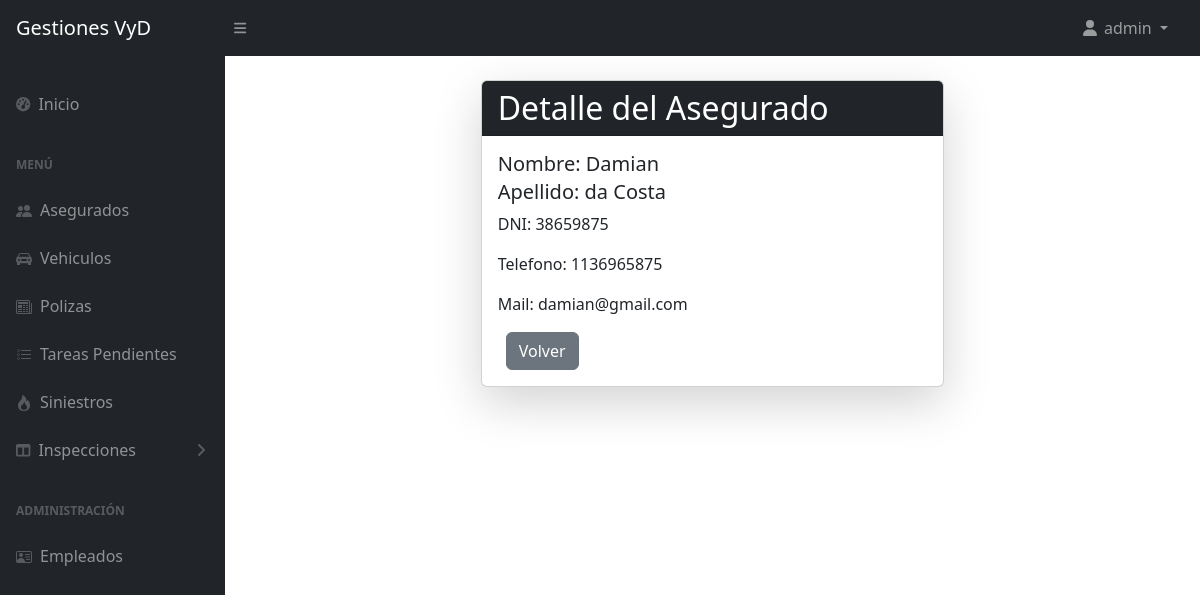
/detalleAsegurado/3/ (signed in), run on the app's committed database.
### appseguros/models.py (models this page shows, shortened)
class Asegurado(models.Model):
    nombre = models.CharField(max_length=30)
    apellido = models.CharField(max_length=30)
    dni = models.IntegerField()
    telefono = models.CharField(max_length=18, blank=True, null=True)
    mail = models.EmailField(blank=True, null=True)

### appseguros/views.py (the view)
# urls.py: path('detalleAsegurado/<pk>/', AseguradoDetailView.as_view(), name="detalleAsegurado"),
class AseguradoDetailView(LoginRequiredMixin,DetailView):
    model = Asegurado
    template_name = 'appseguros/asegurado/detalleAsegurado.html'

### appseguros/templates/appseguros/asegurado/detalleAsegurado.html (shortened to what this page needs)
{% extends 'appseguros/base.html' %}
{% load static %}
{% block contenidoQueCambia %}
<div class="container mt-4">
    <div class="row justify-content-center">
        <div class="col-md-6">
            <div class="card shadow-lg mb-5">
                <div class="card-header bg-dark text-white">
                    <h2 class="mb-0">Detalle del Asegurado</h2>
                </div>
                <div class="card-body">
                    <h5 class="card-title">Nombre: {{ asegurado.nombre }}</h5>
                    <h5 class="card-subtitle mb-2">Apellido: {{ asegurado.apellido }}</h5>
                    <p>DNI: {{asegurado.dni}}</p>
                    <p>Telefono: {{asegurado.telefono}}</p>
                    <p>Mail: {{asegurado.mail}}</p>
                    <a href="{% url 'listarAsegurados' %}" class="btn btn-secondary ms-2">Volver</a>
                </div>
            </div>
        </div>
    </div>
</div>
{% endblock %}

### appseguros/templates/appseguros/base.html (shortened to what this page needs)
{% load static %}
<!DOCTYPE html>
<html lang="es">
    <head>
        <link href="https://cdn.jsdelivr.net/npm/simple-datatables@7.1.2/dist/style.min.css" rel="stylesheet" />
        <link href="{% static 'appseguros/css/styles.css' %}" rel="stylesheet" />
        <link href="{% static 'appseguros/css/styles2.css' %}" rel="stylesheet" />
    </head>
    <body class="sb-nav-fixed">
        <nav class="sb-topnav navbar navbar-expand navbar-dark bg-dark">
            <a class="navbar-brand ps-3" href="{% url 'inicio' %}">Gestiones VyD</a>
            <button class="btn btn-link btn-sm order-1 order-lg-0 me-4 me-lg-0" id="sidebarToggle" href="#!"><i class="fas fa-bars"></i></button>
            <ul class="navbar-nav ms-auto ms-md-0 me-3 me-lg-4 a_la_derecha">
                {% if request.user.is_authenticated %}
                <li class="nav-item dropdown">
                    <a class="nav-link dropdown-toggle" id="navbarDropdown" href="#" role="button" data-bs-toggle="dropdown" aria-expanded="false">
                        <i class="fas fa-user fa-fw"></i> {{ request.user.username }}
                    </a>
                </li>
                {% else %}
                <li class="nav-item">
                    <a class="nav-link" href="{% url 'login' %}">Login</a>
                </li>
                {% endif %}
            </ul>
        </nav>
        <div id="layoutSidenav">
            <div id="layoutSidenav_nav">
                <nav class="sb-sidenav accordion sb-sidenav-dark" id="sidenavAccordion">
                    <div class="sb-sidenav-menu">
                        <div class="nav">
                            <a class="nav-link mt-4" href="{% url 'inicio' %}">
                                <div class="sb-nav-link-icon"><i class="fas fa-tachometer-alt"></i></div>
                                Inicio
                            </a>
                            <div class="sb-sidenav-menu-heading">Menú</div>
                            <a class="nav-link" href="{% url 'listarAsegurados' %}">
                                <div class="sb-nav-link-icon"></div>
                                Asegurados
                            </a>
                            <a class="nav-link" href="{% url 'listarVehiculos' %}">
                                <div class="sb-nav-link-icon"></i></div>
                                Vehiculos
                            </a>
                            <a class="nav-link" href="{% url 'listarPolizas' %}">
                                <div class="sb-nav-link-icon"></div>
                                Polizas
                            </a>
                            <a class="nav-link" href="{% url 'listarTareas' %}">
                                <div class="sb-nav-link-icon"></div>
                                Tareas Pendientes
                            </a>
                            <a class="nav-link" href="{% url 'listarSiniestros' %}">
                                <div class="sb-nav-link-icon"></div>
                                Siniestros
                            </a>
                            <a class="nav-link collapsed" href="#" data-bs-toggle="collapse" data-bs-target="#collapseLayouts" aria-expanded="false" aria-controls="collapseLayouts">
                                <div class="sb-nav-link-icon"><i class="fas fa-columns"></i></div>
                                Inspecciones
                                <div class="sb-sidenav-collapse-arrow"><i class="fas fa-angle-down"></i></div>
                            </a>
                            <div class="sb-sidenav-menu-heading">Administración</div>
                            <a class="nav-link" href="{% url 'listarEmpleados' %}">
                                <div class="sb-nav-link-icon"></div>
                                Empleados
                            </a>
                        </div>
                    </div>
                </nav>
            </div>
            <div id="layoutSidenav_content">
                <main>
                {% block contenidoQueCambia %}
                {% endblock  %}
                </main>
            </div>
        </div>
    </body>
</html>

### appseguros/static/appseguros/css/styles2.css (style rules this page uses)
.a_la_derecha { margin-left: auto!important }

### data on the page
Asegurado: nombre "Damian", apellido "da Costa", dni "38659875", telefono "1136965875", mail "damian@gmail.com"

### other printed values
{{ request.user.username }} "admin"
